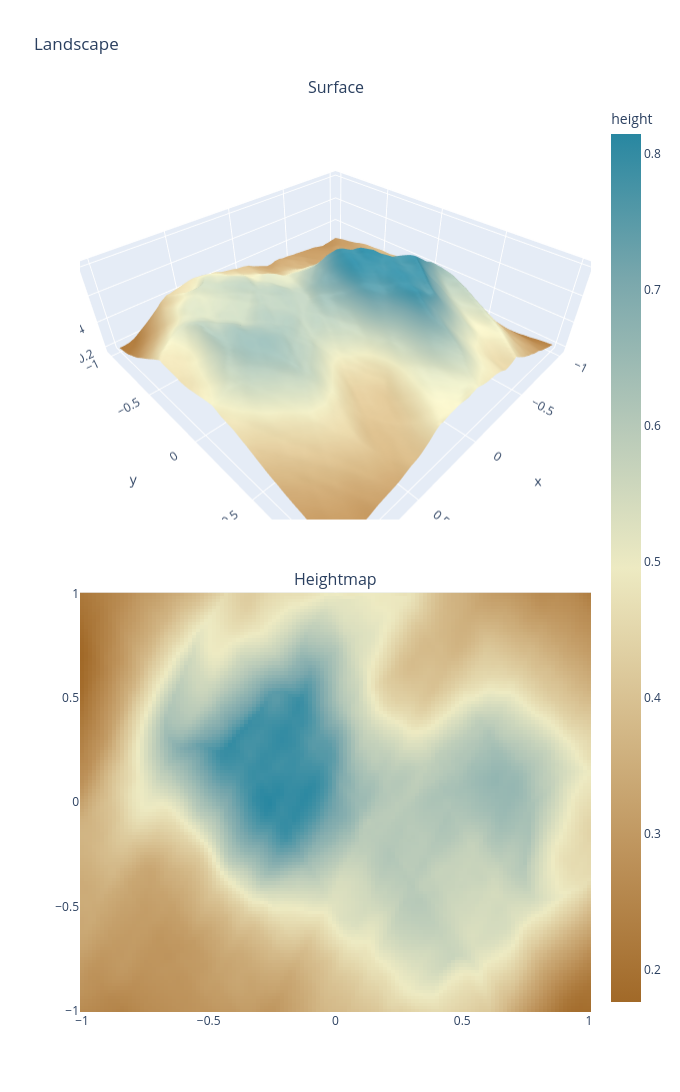

Source (notebook cell):
### Code cell
offset = (0, 0)
r = 1
x, y, xx, yy, approx_eroded_height = evaluate_on_grid(
    eroded_model.cpu(), offset, x_range=(-r, r), y_range=(-r, r)
)
plot_landscape(x, y, xx, yy, approx_eroded_height)
